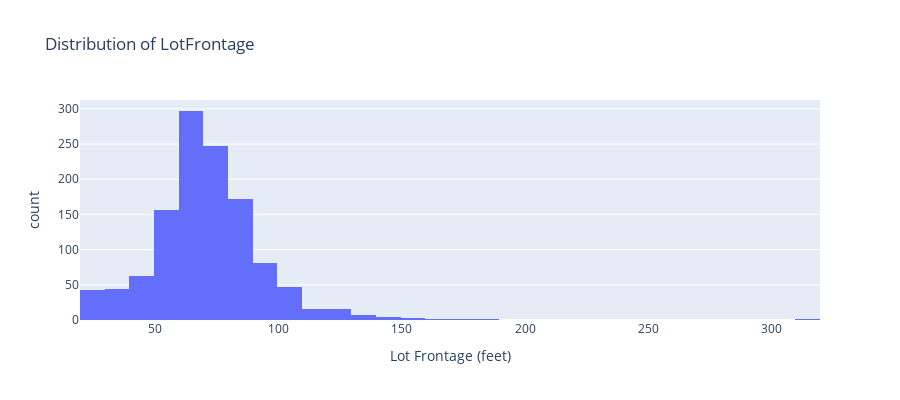

Notebook source saved alongside this figure:
### Markdown cell above
The next to check is LotFrontage with nearly 20% missing values from the dataset. Let us first plot the results to get a better overview of the data.

### Code cell
# Plot LotFrontage distribution
fig = px.histogram(
    train,
    x='LotFrontage',
    nbins=50,
    title='Distribution of LotFrontage',
    labels={'LotFrontage': 'Lot Frontage (feet)', 'count': 'Frequency'}
)

fig.update_layout(
    showlegend=False,
    height=400
)

fig.show()

### Figure 1 — Plotly figure (JSON) as saved in the notebook; plotly's stock layout.template omitted (floating-point values rounded to 4 significant figures; data arrays with more than 128 entries replaced by an {"elided": "..."} marker saying what was removed)
{"data": [{"bingroup": "x", "hovertemplate": "Lot Frontage (feet)=%{x}<br>count=%{y}<extra></extra>", "legendgroup": "", "marker": {"color": "#636efa", "pattern": {"shape": ""}}, "name": "", "nbinsx": 50, "orientation": "v", "showlegend": false, "type": "histogram", "x": {"elided": "1460 float values"}, "xaxis": "x", "yaxis": "y"}], "layout": {"barmode": "relative", "height": 400, "legend": {"tracegroupgap": 0}, "showlegend": false, "title": {"text": "Distribution of LotFrontage"}, "xaxis": {"anchor": "y", "domain": [0, 1], "title": {"text": "Lot Frontage (feet)"}}, "yaxis": {"anchor": "x", "domain": [0, 1], "title": {"text": "count"}}}}
